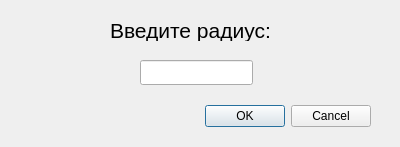
<?xml version="1.0" encoding="UTF-8"?>
<ui version="4.0">
 <class>HexagonDialog</class>
 <widget class="QDialog" name="HexagonDialog">
  <property name="geometry">
   <rect>
    <x>0</x>
    <y>0</y>
    <width>400</width>
    <height>147</height>
   </rect>
  </property>
  <property name="windowTitle">
   <string>Шестиугольник</string>
  </property>
  <widget class="QDialogButtonBox" name="buttonBox">
   <property name="geometry">
    <rect>
     <x>30</x>
     <y>100</y>
     <width>341</width>
     <height>32</height>
    </rect>
   </property>
   <property name="orientation">
    <enum>Qt::Horizontal</enum>
   </property>
   <property name="standardButtons">
    <set>QDialogButtonBox::Cancel|QDialogButtonBox::Ok</set>
   </property>
  </widget>
  <widget class="QLabel" name="label">
   <property name="geometry">
    <rect>
     <x>110</x>
     <y>20</y>
     <width>181</width>
     <height>21</height>
    </rect>
   </property>
   <property name="font">
    <font>
     <pointsize>16</pointsize>
    </font>
   </property>
   <property name="text">
    <string>Введите радиус: </string>
   </property>
  </widget>
  <widget class="QLineEdit" name="lineEdit">
   <property name="geometry">
    <rect>
     <x>140</x>
     <y>60</y>
     <width>113</width>
     <height>25</height>
    </rect>
   </property>
  </widget>
 </widget>
 <resources/>
 <connections>
  <connection>
   <sender>buttonBox</sender>
   <signal>accepted()</signal>
   <receiver>HexagonDialog</receiver>
   <slot>accept()</slot>
   <hints>
    <hint type="sourcelabel">
     <x>248</x>
     <y>254</y>
    </hint>
    <hint type="destinationlabel">
     <x>157</x>
     <y>274</y>
    </hint>
   </hints>
  </connection>
  <connection>
   <sender>buttonBox</sender>
   <signal>rejected()</signal>
   <receiver>HexagonDialog</receiver>
   <slot>reject()</slot>
   <hints>
    <hint type="sourcelabel">
     <x>316</x>
     <y>260</y>
    </hint>
    <hint type="destinationlabel">
     <x>286</x>
     <y>274</y>
    </hint>
   </hints>
  </connection>
 </connections>
</ui>
